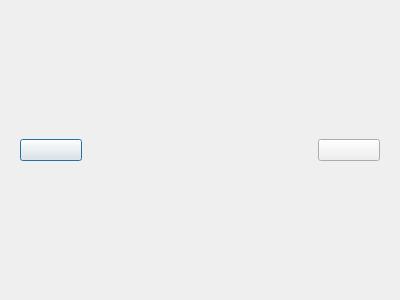
<?xml version="1.0" encoding="UTF-8"?>
<ui version="4.0">
 <class>PicShow</class>
 <widget class="QDialog" name="PicShow">
  <property name="geometry">
   <rect>
    <x>0</x>
    <y>0</y>
    <width>400</width>
    <height>300</height>
   </rect>
  </property>
  <property name="windowTitle">
   <string>Dialog</string>
  </property>
  <property name="styleSheet">
   <string notr="true"/>
  </property>
  <layout class="QHBoxLayout" name="horizontalLayout">
   <item>
    <layout class="QGridLayout" name="gridLayout">
     <item row="2" column="2">
      <spacer name="verticalSpacer">
       <property name="orientation">
        <enum>Qt::Vertical</enum>
       </property>
       <property name="sizeHint" stdset="0">
        <size>
         <width>20</width>
         <height>40</height>
        </size>
       </property>
      </spacer>
     </item>
     <item row="1" column="2">
      <widget class="QLabel" name="label">
       <property name="text">
        <string/>
       </property>
      </widget>
     </item>
     <item row="1" column="1">
      <spacer name="horizontalSpacer">
       <property name="orientation">
        <enum>Qt::Horizontal</enum>
       </property>
       <property name="sizeHint" stdset="0">
        <size>
         <width>40</width>
         <height>20</height>
        </size>
       </property>
      </spacer>
     </item>
     <item row="1" column="0">
      <widget class="QWidget" name="widget" native="true">
       <property name="minimumSize">
        <size>
         <width>80</width>
         <height>0</height>
        </size>
       </property>
       <property name="maximumSize">
        <size>
         <width>80</width>
         <height>16777215</height>
        </size>
       </property>
       <layout class="QVBoxLayout" name="verticalLayout_2">
        <item>
         <widget class="PicButton" name="previousBtn">
          <property name="styleSheet">
           <string notr="true"/>
          </property>
          <property name="text">
           <string/>
          </property>
          <property name="iconSize">
           <size>
            <width>64</width>
            <height>64</height>
           </size>
          </property>
         </widget>
        </item>
       </layout>
      </widget>
     </item>
     <item row="1" column="4">
      <widget class="QWidget" name="widget_2" native="true">
       <property name="minimumSize">
        <size>
         <width>80</width>
         <height>0</height>
        </size>
       </property>
       <property name="maximumSize">
        <size>
         <width>80</width>
         <height>16777215</height>
        </size>
       </property>
       <layout class="QVBoxLayout" name="verticalLayout_3">
        <item>
         <widget class="PicButton" name="nextBtn">
          <property name="text">
           <string/>
          </property>
          <property name="iconSize">
           <size>
            <width>64</width>
            <height>64</height>
           </size>
          </property>
         </widget>
        </item>
       </layout>
      </widget>
     </item>
     <item row="0" column="2">
      <spacer name="verticalSpacer_2">
       <property name="orientation">
        <enum>Qt::Vertical</enum>
       </property>
       <property name="sizeHint" stdset="0">
        <size>
         <width>20</width>
         <height>40</height>
        </size>
       </property>
      </spacer>
     </item>
     <item row="1" column="3">
      <spacer name="horizontalSpacer_2">
       <property name="orientation">
        <enum>Qt::Horizontal</enum>
       </property>
       <property name="sizeHint" stdset="0">
        <size>
         <width>40</width>
         <height>20</height>
        </size>
       </property>
      </spacer>
     </item>
    </layout>
   </item>
  </layout>
 </widget>
 <customwidgets>
  <customwidget>
   <class>PicButton</class>
   <extends>QPushButton</extends>
   <header>picbutton.h</header>
  </customwidget>
 </customwidgets>
 <resources/>
 <connections/>
</ui>
